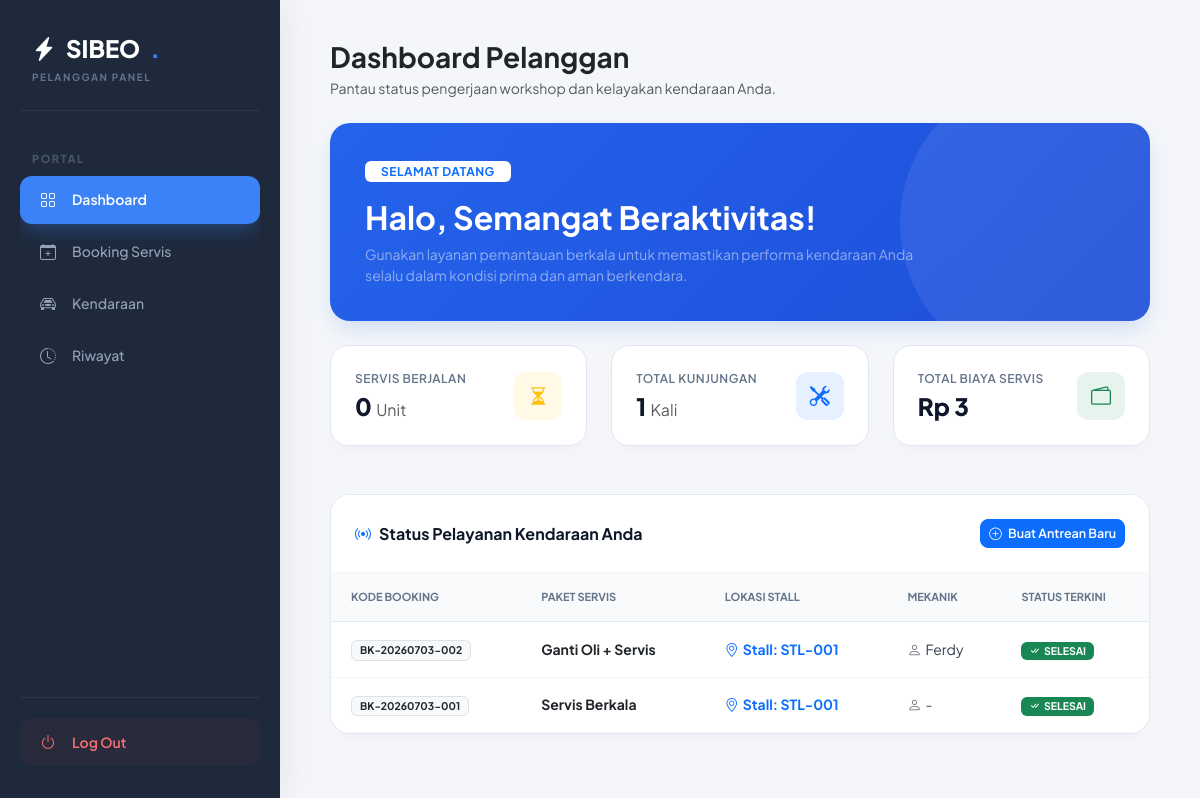
Page /pelanggan/dashboard.php (signed in) on the committed database.
### tables this page shows
CREATE TABLE `tbl_booking` (
  `id_booking` int(11) NOT NULL,
  `kode_booking` varchar(20) NOT NULL,
  `id_pelanggan` int(11) NOT NULL,
  `id_kendaraan` int(11) NOT NULL,
  `id_paket` int(11) NOT NULL,
  `id_stall` int(11) DEFAULT NULL,
  `id_mekanik` int(11) DEFAULT NULL,
  `tanggal_servis` date NOT NULL,
  `jam_servis` time NOT NULL,
  `keluhan` text NOT NULL,
  `status` varchar(30) NOT NULL DEFAULT 'menunggu',
  `created_at` timestamp NOT NULL DEFAULT current_timestamp()
);

CREATE TABLE `tbl_paket_layanan` (
  `id_paket` int(11) NOT NULL,
  `nama_paket` varchar(100) NOT NULL,
  `deskripsi` text NOT NULL,
  `harga` decimal(12,2) NOT NULL
);

### pelanggan/dashboard.php (the view, shortened to what this page needs)
<?php
include "../config/koneksi.php";
if (isset($_SESSION['id']) && $_SESSION['role'] === 'pelanggan') {
    $id_pelanggan_login = $_SESSION['id'];
} elseif (isset($_SESSION['id_pelanggan'])) {
    $id_pelanggan_login = $_SESSION['id_pelanggan'];
    $nama_pelanggan_login = $_SESSION['nama_lengkap'] ?? 'Pelanggan SIBEO';
} else {
    header("Location: ../auth/login.php");
    exit();
}
$servis_berjalan = mysqli_fetch_assoc(mysqli_query($koneksi, "SELECT COUNT(*) AS total FROM tbl_booking WHERE id_pelanggan = '$id_pelanggan_login' AND status IN ('menunggu', 'terkonfirmasi', 'dalam_proses')"))['total'];
$total_servis = mysqli_fetch_assoc(mysqli_query($koneksi, "SELECT COUNT(*) AS total FROM tbl_booking WHERE id_pelanggan = '$id_pelanggan_login' AND status = 'selesai'"))['total'];
$biaya_res = mysqli_query($koneksi, "
    SELECT SUM(udf_hitung_total(b.id_booking)) AS total_pengeluaran
    FROM tbl_booking b
    JOIN tbl_paket_layanan pk ON b.id_paket = pk.id_paket
    WHERE b.id_pelanggan = '$id_pelanggan_login' AND b.status = 'selesai'
");
$data_biaya = mysqli_fetch_assoc($biaya_res);
$total_pengeluaran = $data_biaya['total_pengeluaran'] ?? 0;
?>
<!DOCTYPE html>
<html lang="id">
<head>
    <link href="https://cdn.jsdelivr.net/npm/bootstrap@5.3.0/dist/css/bootstrap.min.css" rel="stylesheet">
    <link rel="stylesheet" href="https://cdn.jsdelivr.net/npm/bootstrap-icons@1.11.1/font/bootstrap-icons.css">
</head>
<body>
<div class="layout-wrapper">
    <?php include '../includes/sidebar.php'; ?>
    <div class="main-canvas">
        <div class="mb-4">
            <h3 class="fw-bold text-dark m-0">Dashboard Pelanggan</h3>
            <p class="text-muted small m-0 mt-1">Pantau status pengerjaan workshop dan kelayakan kendaraan Anda.</p>
        </div>
        <div class="welcome-hero mb-4">
            <div class="row align-items-center">
                <div class="col-md-9" style="z-index: 2;">
                    <span class="badge bg-white text-primary px-3 py-1.5 mb-3 fw-bold small text-uppercase" style="letter-spacing: 0.5px;">Selamat Datang</span>
                    <h2 class="fw-bold text-white mb-2">Halo, Semangat Beraktivitas!</h2>
                    <p class="text-white-50 m-0" style="font-size: 14px; max-width: 600px;">Gunakan layanan pemantauan berkala untuk memastikan performa kendaraan Anda selalu dalam kondisi prima dan aman berkendara.</p>
                </div>
            </div>
        </div>
        <div class="row g-4 mb-5">
            <div class="col-md-4">
                <div class="stat-card">
                    <div>
                        <p class="stat-label">Servis Berjalan</p>
                        <h3 class="stat-value"><?= $servis_berjalan; ?> <span class="text-muted fs-6 fw-normal">Unit</span></h3>
                    </div>
                    <div class="stat-icon bg-warning bg-opacity-10 text-warning">
                        <i class="bi bi-hourglass-split"></i>
                    </div>
                </div>
            </div>
            <div class="col-md-4">
                <div class="stat-card">
                    <div>
                        <p class="stat-label">Total Kunjungan</p>
                        <h3 class="stat-value"><?= $total_servis; ?> <span class="text-muted fs-6 fw-normal">Kali</span></h3>
                    </div>
                    <div class="stat-icon bg-primary bg-opacity-10 text-primary">
                        <i class="bi bi-tools"></i>
                    </div>
                </div>
            </div>
            <div class="col-md-4">
                <div class="stat-card">
                    <div>
                        <p class="stat-label">Total Biaya Servis</p>
                        <h3 class="stat-value">Rp <?= number_format($total_pengeluaran, 0, ',', '.'); ?></h3>
                    </div>
                    <div class="stat-icon bg-success bg-opacity-10 text-success">
                        <i class="bi bi-wallet2"></i>
                    </div>
                </div>
            </div>
        </div>
        <div class="data-card-premium">
            <div class="data-card-header d-flex justify-content-between align-items-center">
                <h5 class="data-card-title"><i class="bi bi-broadcast text-primary me-2"></i>Status Pelayanan Kendaraan Anda</h5>
                <a href="booking.php" class="btn btn-sm btn-primary fw-semibold" style="border-radius: 8px; font-size: 12.5px;">
                    <i class="bi bi-plus-circle me-1"></i> Buat Antrean Baru
                </a>
            </div>
            <div class="table-responsive">
                <table class="table table-hover table-premium align-middle mb-0">
                    <thead>
                        <tr>
                            <th>Kode Booking</th>
                            <th>Paket Servis</th>
                            <th>Lokasi Stall</th>
                            <th>Mekanik</th>
                            <th>Status Terkini</th>
                        </tr>
                    </thead>
                    <tbody>
                        <?php
                        $query_live = mysqli_query($koneksi, "
                            SELECT b.*, pk.nama_paket,
                                   IFNULL(m.nama, '-') AS nama_mekanik,
                                   IFNULL(s.nomor_stall, '-') AS nomor_stall
                            FROM tbl_booking b
                            LEFT JOIN tbl_paket_layanan pk ON b.id_paket = pk.id_paket
                            LEFT JOIN tbl_mekanik m ON b.id_mekanik = m.id_mekanik
                            LEFT JOIN tbl_stall s ON b.id_stall = s.id_stall
                            WHERE b.id_pelanggan = '$id_pelanggan_login'
                            ORDER BY b.id_booking DESC LIMIT 3
                        ");
                        if ($query_live && mysqli_num_rows($query_live) > 0) {
                            while ($data = mysqli_fetch_assoc($query_live)) {
                                $st = strtolower($data['status']);
                                ?>
                                <tr>
                                    <td><span class="badge bg-light text-dark border px-2 py-1 fw-bold"><?= htmlspecialchars($data['kode_booking']); ?></span></td>
                                    <td><strong class="text-dark"><?= htmlspecialchars($data['nama_paket']); ?></strong></td>
                                    <td>
                                        <span class="text-primary fw-bold"><i class="bi bi-geo-alt me-1"></i>Stall: <?= htmlspecialchars($data['nomor_stall']); ?></span>
                                    </td>
                                    <td><i class="bi bi-person text-secondary me-1"></i><?= htmlspecialchars($data['nama_mekanik']); ?></td>
                                    <td>
                                        <?php
                                        if($st == 'menunggu' || $st == 'menunggu antrean') {
                                            echo '<span class="badge bg-secondary px-2 py-1 text-uppercase small fw-bold">Menunggu Validasi</span>';
                                        } elseif($st == 'terkonfirmasi') {
                                            echo '<span class="badge bg-info text-dark px-2 py-1 text-uppercase small fw-bold">Antrean Dijadwalkan</span>';
                                        } elseif($st == 'dalam proses' || $st == 'dalam_proses') {
                                            echo '<span class="badge bg-warning text-dark px-2 py-1 text-uppercase small fw-bold"><i class="bi bi-hourglass-split me-1"></i>Sedang Dikerjakan</span>';
                                        } else {
                                            echo '<span class="badge bg-success px-2 py-1 text-uppercase small fw-bold"><i class="bi bi-check-all me-1"></i>Selesai</span>';
                                        }
                                        ?>
                                    </td>
                                </tr>
                                <?php
                            }
                        } else {
                            echo "<tr><td colspan='5' class='text-center text-muted py-5 small'><i class='bi bi-calendar-x d-block fs-2 mb-2 opacity-50'></i>Belum ada rekaman aktivitas pelayanan.</td></tr>";
                        }
                        ?>
                    </tbody>
                </table>
            </div>
        </div>
    </div>
</div>
</body>
</html>

### pelanggan/dashboard.php (style rules this page uses)
:root { --bg-body: #f4f6f9; --sidebar-bg: #1e293b; --sidebar-color: #94a3b8; --sidebar-active: #3b82f6; --text-dark: #0f172a; --card-shadow: 0 10px 25px -5px rgba(0, 0, 0, 0.02), 0 8px 10px -6px rgba(0, 0, 0, 0.02); }
* { font-family: 'Plus Jakarta Sans', sans-serif !important; }
body { background-color: var(--bg-body); color: #334155; overflow-x: hidden; }
.layout-wrapper { display: flex; min-height: 100vh; }
.main-canvas { flex-grow: 1; padding: 40px 50px; max-width: calc(100% - 280px); }
.stat-card { background: #ffffff; border-radius: 18px; border: 1px solid #e2e8f0; padding: 24px; box-shadow: var(--card-shadow); display: flex; align-items: center; justify-content: space-between; }
.stat-icon { width: 48px; height: 48px; border-radius: 12px; display: flex; align-items: center; justify-content: center; font-size: 20px; }
.stat-value { font-size: 24px; font-weight: 800; color: var(--text-dark); margin: 4px 0 0 0; }
.stat-label { font-size: 12px; font-weight: 600; color: #64748b; text-transform: uppercase; letter-spacing: 0.5px; margin: 0; }
.welcome-hero { background: linear-gradient(135deg, #2563eb 0%, #1d4ed8 100%); border-radius: 20px; padding: 35px; color: #ffffff; position: relative; overflow: hidden; box-shadow: 0 10px 25px -5px rgba(37, 99, 235, 0.2); }
.welcome-hero::after { content: ''; position: absolute; width: 300px; height: 300px; background: rgba(255, 255, 255, 0.08); border-radius: 50%; right: -50px; top: -50px; }
.data-card-premium { background: #ffffff; border-radius: 20px; border: 1px solid #e2e8f0; box-shadow: var(--card-shadow); overflow: hidden; }
.data-card-header { padding: 24px; background: #ffffff; border-bottom: 1px solid #f1f5f9; }
.data-card-title { font-size: 16px; font-weight: 700; color: var(--text-dark); margin: 0; }
.table-premium thead th { background: #f8fafc; color: #64748b; font-size: 11px; font-weight: 700; text-transform: uppercase; padding: 16px 20px; border-bottom: 1px solid #e2e8f0; }
.table-premium tbody td { padding: 16px 20px; border-bottom: 1px solid #f1f5f9; font-size: 14px; color: #334155; }

### rows in the picture
tbl_booking: kode_booking "BK-20260703-002", id_paket.nama_paket "Ganti Oli + Servis", nomor_stall "STL-001", nama_mekanik "Ferdy", status "SELESAI"
tbl_booking: kode_booking "BK-20260703-001", id_paket.nama_paket "Servis Berkala", nomor_stall "STL-001", nama_mekanik "-", status "SELESAI"

### other values in the picture
$role "PELANGGAN"
$servis_berjalan "0"
$total_servis "1"
$total_pengeluaran "3"
